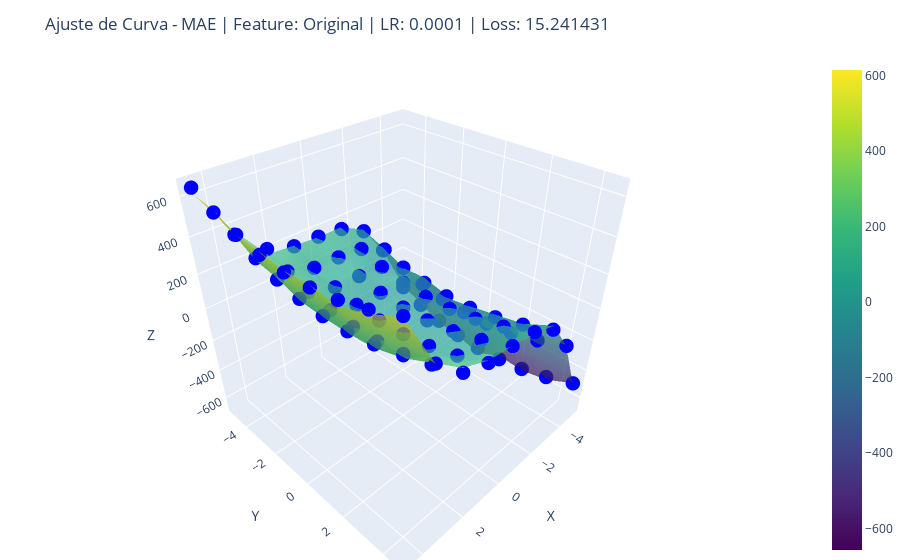

Write notebook code for a chart like this one.
### Markdown cell above
### MAE

### Code cell
_ = plot_best_by_loss(df_result, "MAE", df, features_normalized, features_pradonized)
